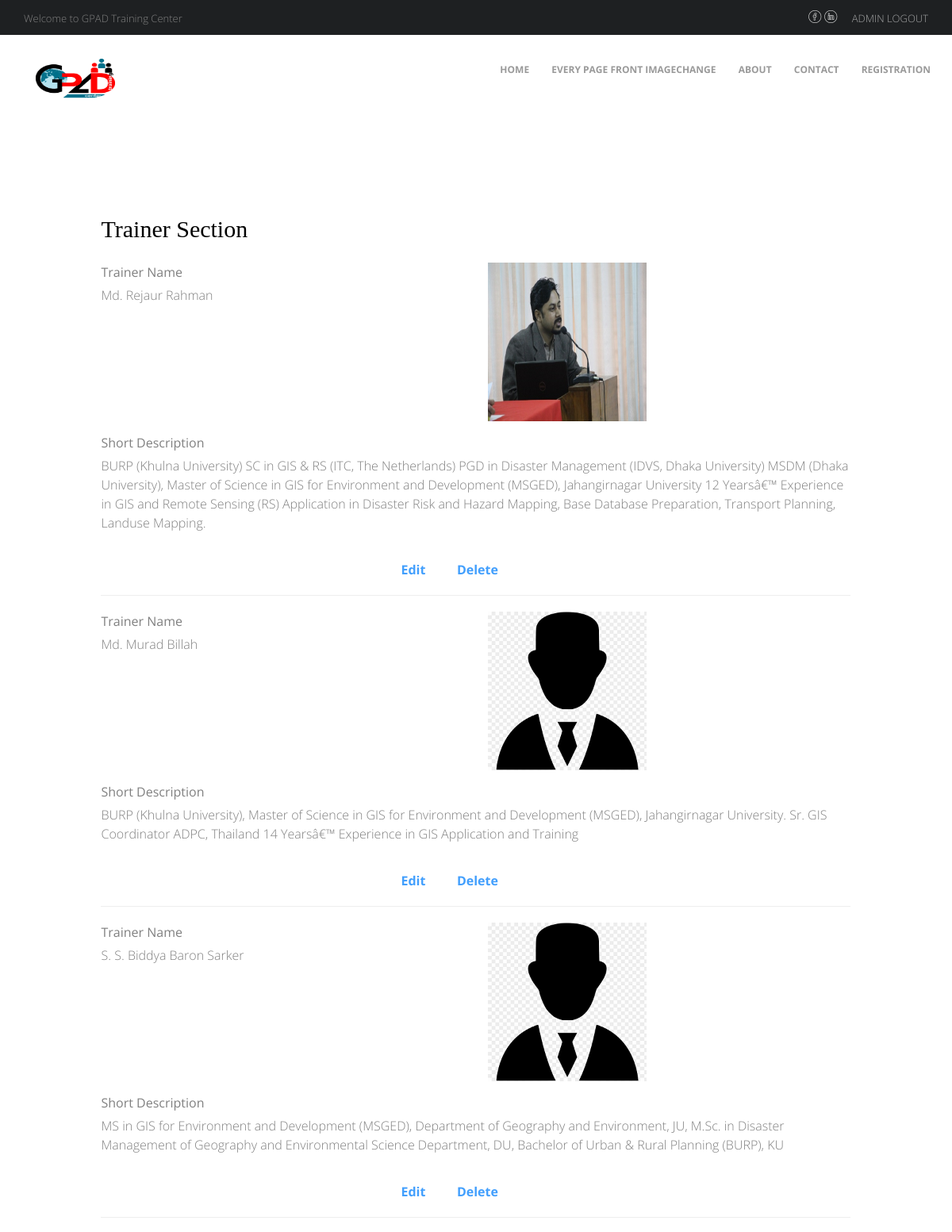
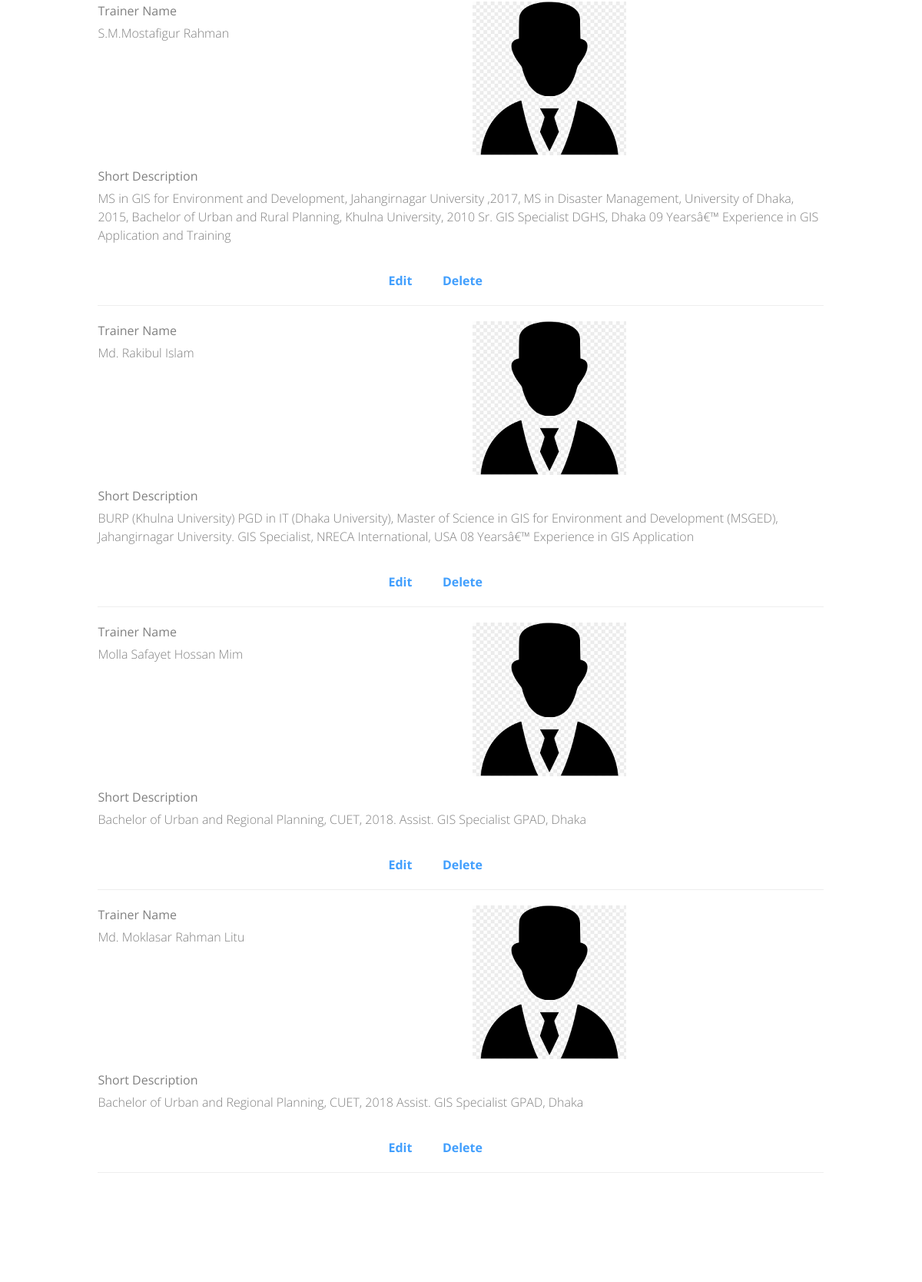
The app's page /admin/trainerSectionView.php (signed in) with its own data (2 pictures, top to bottom).
### tables this page shows
CREATE TABLE `trainers` (
  `id` int(255) NOT NULL,
  `TrainerName` varchar(100) NOT NULL,
  `ShortDescription` varchar(2000) NOT NULL,
  `image` varchar(400) NOT NULL
);

### admin/trainerSectionView.php (the view, shortened to what this page needs)
<?php
include('header.php');
?>
		<div id="colorlib-contact">
			<div class="container">
				<div class="row">
				<div class="col-md-10 col-md-offset-1 animate-box">
           <h2>Trainer Section</h2>
 <form method="post" action="trainerSectionView.php" enctype="multipart/form-data">
<?php
  include('database.php');
  $sql = "SELECT * FROM `Trainers`";
  $run = mysqli_query($con,$sql);
  if(mysqli_num_rows($run)<1)
  {
	echo 'No Records found';
  }
  else{
	  while($data=mysqli_fetch_assoc($run))
	  {
?>
                            <div class="row form-group">
								<div class="col-md-6">
									 <label for="EventName">Trainer Name</label>
									<p><?php echo $data ['TrainerName']; ?></p>
								</div>
								<div class="col-md-6">
									 <td><img src="images/<?php echo $data['image']; ?>" width="200" height="200"/></td>
								</div>
							</div>
							<div class="row form-group">
								<div class="col-md-12">
									<label for="ShortDescription">Short Description</label>
                                    <p><?php echo $data ['ShortDescription']; ?></p>
								</div>
							</div>
		<table align="center" width="20%" style="margin-top:10px;">
           <tr>
            <th><a href="trainerSectionUpdate.php?sid=<?php echo $data['id'];?>">Edit</a></th>
            <th><a href="trainerSectionDelete.php?sid=<?php echo $data['id'];?>">Delete</a></th>
           </tr>
        </table>
		  <hr>
				<?php
	  }
  }
?>
</form>
</div>
				</div>
			</div>
		</div>
<div class="row">
						<div class="col-md-2">
						</div>
						<div class="col-md-10 text-right menu-1">
						</div>
</div>
	</body>
</html>

### admin/header.php (shortened to what this page needs)
<!DOCTYPE HTML>
<html>
	<head>
	<link rel="stylesheet" href="css/animate.css">
	<link rel="stylesheet" href="css/icomoon.css">
	<link rel="stylesheet" href="css/bootstrap.css">
	<link rel="stylesheet" href="css/magnific-popup.css">
	<link rel="stylesheet" href="css/flexslider.css">
	<link rel="stylesheet" href="css/owl.carousel.min.css">
	<link rel="stylesheet" href="css/owl.theme.default.min.css">
	<link rel="stylesheet" href="fonts/flaticon/font/flaticon.css">
	<link rel="stylesheet" href="css/style.css">
	</head>
	<body>
	<div id="page">
		<nav class="colorlib-nav" role="navigation">
			<div class="upper-menu">
				<div class="container">
					<div class="row">
						<div class="col-xs-4">
							<p>Welcome to GPAD Training Center</p>
						</div>
						<div class="col-xs-6 col-md-push-2 text-right">
							<p>
								<ul class="colorlib-social-icons">
									<li><a href="https://www.facebook.com/GPAD-Training-Center-357107001120829/"><i class="icon-facebook"></i></a></li>
									<li><a href="https://www.linkedin.com/company/gpad-training-center/"><i class="icon-linkedin"></i></a></li>
								</ul>
							</p>
							<p class="btn-apply"><a href="adminlogout.php">Admin Logout</a></p>
						</div>
					</div>
				</div>
			</div>
			<div class="top-menu">
				<div class="container">
					<div class="row">
						<div class="col-md-2">
							<div id="colorlib-logo"><a href="adminhome.php"><img src="images/logo.png" width="100" height="50"></a></div>
						</div>
						<div class="col-md-10 text-right menu-1">
							<ul>
							<li class="has-dropdown">
								<a href="adminhome.php">Home</a>
							</li>
								<li><a href="everyPageFrontImageChange.php">Every Page Front ImageChange</a></li>
								<li><a href="adminabout.php">About</a></li>
								<li><a href="admincontact.php">Contact</a></li>
								<li><a href="adminregistration.php">Registration</a></li>
							</ul>
						</div>
					</div>
				</div>
			</div>
		</nav>

### admin/css/style.css (style rules this page uses)
body { font-family: "Open Sans", Arial, sans-serif; font-weight: 300; font-size: 16px; line-height: 1.5; color: gray; background: #fff; }
#page { position: relative; overflow-x: hidden; width: 100%; height: 100%; -webkit-transition: 0.5s; -o-transition: 0.5s; transition: 0.5s; }
a { color: #429FFD; -webkit-transition: 0.5s; -o-transition: 0.5s; transition: 0.5s; }
p { margin-bottom: 20px; }
h1, h2, h3, h4, h5, h6, figure { color: #000; font-family: "Playfair Display", Georgia, serif; font-weight: 400; margin: 0 0 20px 0; line-height: 1.5; }
.colorlib-nav { margin: 0; background: #fff; z-index: 9; margin: 0 auto; }
.colorlib-nav .upper-menu { width: 100%; background: #1E2022; padding: 10px 0; }
.colorlib-nav .upper-menu p { margin-bottom: 0; display: inline-block; font-size: 13px; }
.colorlib-nav .upper-menu .colorlib-social-icons { display: inline-block; margin-right: 10px; }
.colorlib-nav .upper-menu .colorlib-social-icons li { padding: 0; margin: 0; }
.colorlib-nav .upper-menu .colorlib-social-icons li a { padding: 0; }
.colorlib-nav .upper-menu .colorlib-social-icons li a i { font-size: 16px; }
.colorlib-nav .upper-menu .btn-apply { font-size: 13px; text-transform: uppercase; }
.colorlib-nav .upper-menu .btn-apply a { color: rgba(255, 255, 255, 0.6); }
.colorlib-nav .top-menu { padding: 30px 30px; }
.colorlib-nav #colorlib-logo { font-size: 24px; margin: 0; padding: 0; text-transform: uppercase; font-weight: 800; }
.colorlib-nav #colorlib-logo a { position: relative; color: #000; }
.colorlib-nav ul { padding: 0; margin: 0; }
.colorlib-nav ul li { padding: 0; margin: 0; list-style: none; display: inline; font-weight: 400; text-transform: uppercase; }
.colorlib-nav ul li a { position: relative; font-size: 12px; padding: 30px 12px; font-weight: 700; color: rgba(0, 0, 0, 0.4); -webkit-transition: 0.5s; -o-transition: 0.5s; transition: 0.5s; }
.colorlib-nav ul li.has-dropdown { position: relative; }
.colorlib-event, .colorlib-trainers, .colorlib-classes, #colorlib-about, #colorlib-services, #colorlib-contact, #colorlib-testimony, .colorlib-blog, #colorlib-project, #colorlib-subscribe { padding: 7em 0; clear: both; }
.form-group label { font-weight: 400; }
.colorlib-social-icons { margin: 0; padding: 0; }
.colorlib-social-icons li { margin: 0; padding: 0; list-style: none; display: -moz-inline-stack; display: inline-block; zoom: 1; *display: inline; }
.colorlib-social-icons li a { display: -moz-inline-stack; display: inline-block; zoom: 1; *display: inline; padding-left: 10px; padding-right: 10px; }
.colorlib-social-icons li a i { font-size: 20px; color: #fff; }
#colorlib-offcanvas a { color: rgba(255, 255, 255, 0.5); }
#colorlib-offcanvas ul { padding: 0; margin: 0; }
#colorlib-offcanvas ul li { padding: 0; margin: 0; list-style: none; }
#colorlib-offcanvas ul li.offcanvas-has-dropdown > a { display: block; position: relative; }
#colorlib-offcanvas ul li.offcanvas-has-dropdown > a:after { position: absolute; right: 0px; font-family: 'icomoon'; speak: none; font-style: normal; font-weight: normal; font-variant: normal; text-transform: none; line-height: 1; -webkit-font-smoothing: antialiased; -moz-osx-font-smoothing: grayscale; content: "\e0c5"; font-size: 20px; color: rgba(255, 255, 255, 0.2); -webkit-transition: 0.5s; -o-transition: 0.5s; transition: 0.5s; }
.js .animate-box { opacity: 0; }

### records on screen
trainers: TrainerName "Md. Rejaur Rahman", image (picture), ShortDescription "BURP (Khulna University) SC in GIS & RS (ITC, The Netherlands) PGD in Disaster Management (IDVS, Dhaka University) MSDM (Dhaka University), Master of Science in GIS for Environment and Development (MSGED), Jahangirnagar University 12 Yearsâ€™ Experience in GIS and Remote Sensing (RS) Application in Disaster Risk and Hazard Mapping, Base Database Preparation, Transport Planning, Landuse Mapping."
trainers: TrainerName "Md. Murad Billah", image (picture), ShortDescription "BURP (Khulna University), Master of Science in GIS for Environment and Development (MSGED), Jahangirnagar University. Sr. GIS Coordinator ADPC, Thailand 14 Yearsâ€™ Experience in GIS Application and Training"
trainers: TrainerName "S. S. Biddya Baron Sarker", image (picture), ShortDescription "MS in GIS for Environment and Development (MSGED), Department of Geography and Environment, JU, M.Sc. in Disaster Management of Geography and Environmental Science Department, DU, Bachelor of Urban & Rural Planning (BURP), KU"
trainers: TrainerName "S.M.Mostafigur Rahman", image (picture), ShortDescription "MS in GIS for Environment and Development, Jahangirnagar University ,2017, MS in Disaster Management, University of Dhaka, 2015, Bachelor of Urban and Rural Planning, Khulna University, 2010 Sr. GIS Specialist DGHS, Dhaka 09 Yearsâ€™ Experience in GIS Application and Training"
trainers: TrainerName "Md. Rakibul Islam", image (picture), ShortDescription "BURP (Khulna University) PGD in IT (Dhaka University), Master of Science in GIS for Environment and Development (MSGED), Jahangirnagar University. GIS Specialist, NRECA International, USA 08 Yearsâ€™ Experience in GIS Application"
trainers: TrainerName "Molla Safayet Hossan Mim", image (picture), ShortDescription "Bachelor of Urban and Regional Planning, CUET, 2018. Assist. GIS Specialist GPAD, Dhaka"
trainers: TrainerName "Md. Moklasar Rahman Litu", image (picture), ShortDescription "Bachelor of Urban and Regional Planning, CUET, 2018 Assist. GIS Specialist GPAD, Dhaka"
